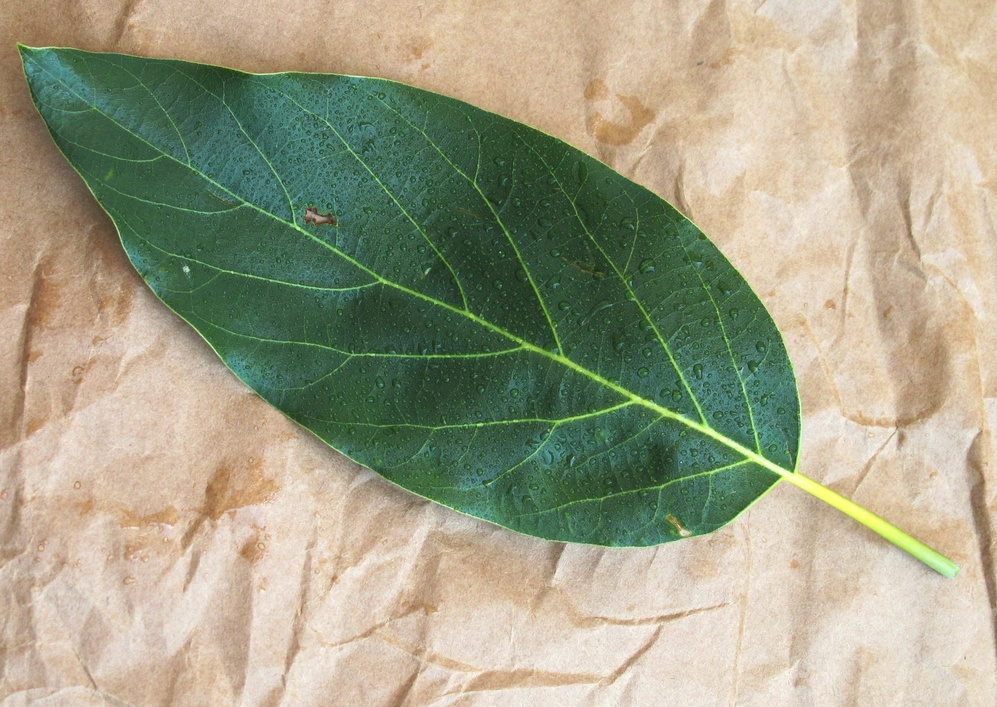
#> input picture DeepLearning/Day16/img.jpg, 997 x 707 px, shrunk from 2683 x 1903 before the run
$ python edgedetection.py   (older library calls are emulated)
#> lines starting #> are read from the running program, lines starting #| are printed output that depends on the picture; after the words box and inside, x2 and y2 are one past the last pixel; in counts of white or black regions, pixels touching at a corner belong together
import cv2

image = cv2.imread("img.jpg")
#> image is the input picture: shape (707, 997, 3); mean B, G, R 134.6, 159.9, 161.1
gray = cv2.cvtColor(image, cv2.COLOR_BGR2GRAY)
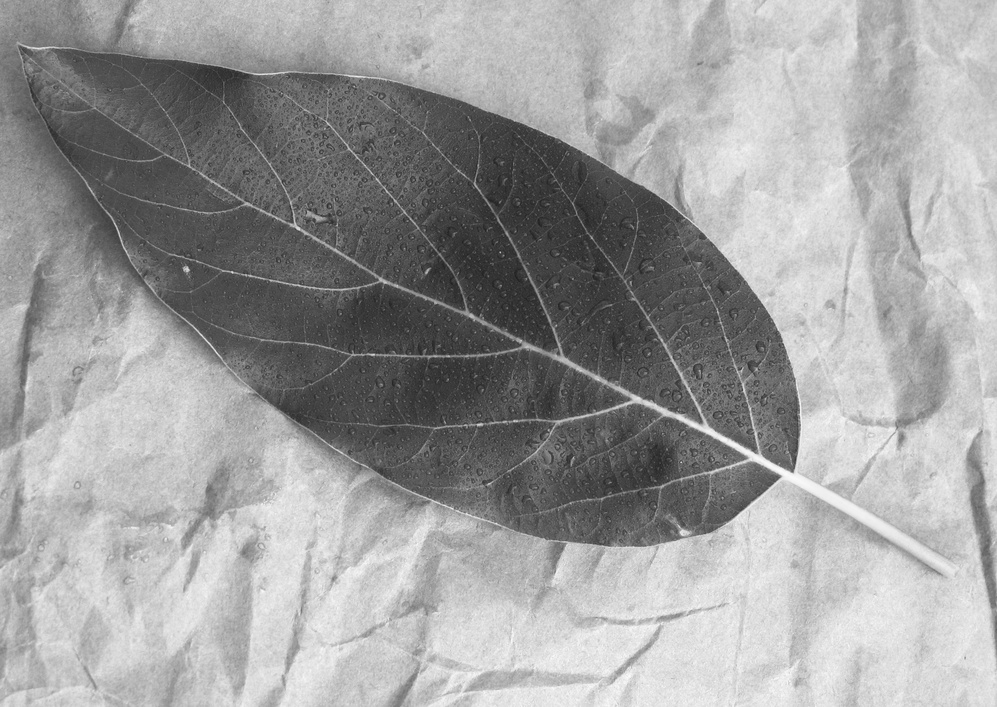
#> gray: shape (707, 997); min 31, max 252, mean 157.4

# apply guassian blur
blur = cv2.GaussianBlur(gray, (5,5), 0 )

# sobel edge detection
sobely = cv2.Sobel(blur, cv2.CV_64F, 1, 0) # find vertical edges
sobelx = cv2.Sobel(blur, cv2.CV_64F, 0, 1) # find horizontal edges

sobel = cv2.addWeighted(sobely, 0.5, sobelx, 0.5, 0)
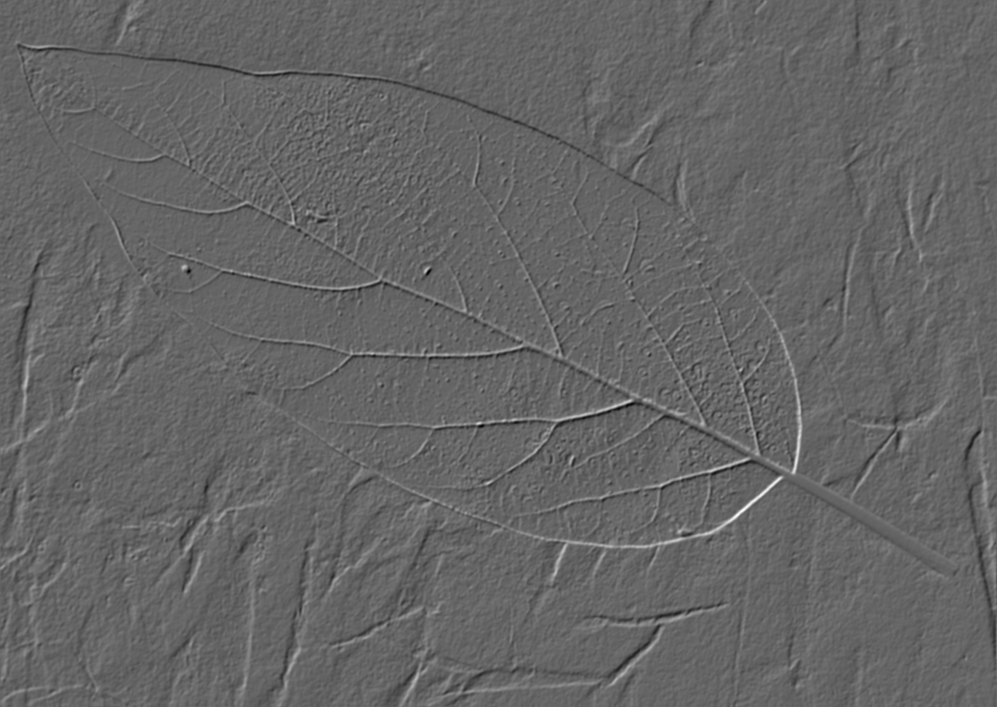
#> sobel: shape (707, 997) float64; min -172, max 260, mean 0.3; drawn with min black and max white

# laplacian edge detection
laplacian = cv2.Laplacian(blur, cv2.CV_64F)
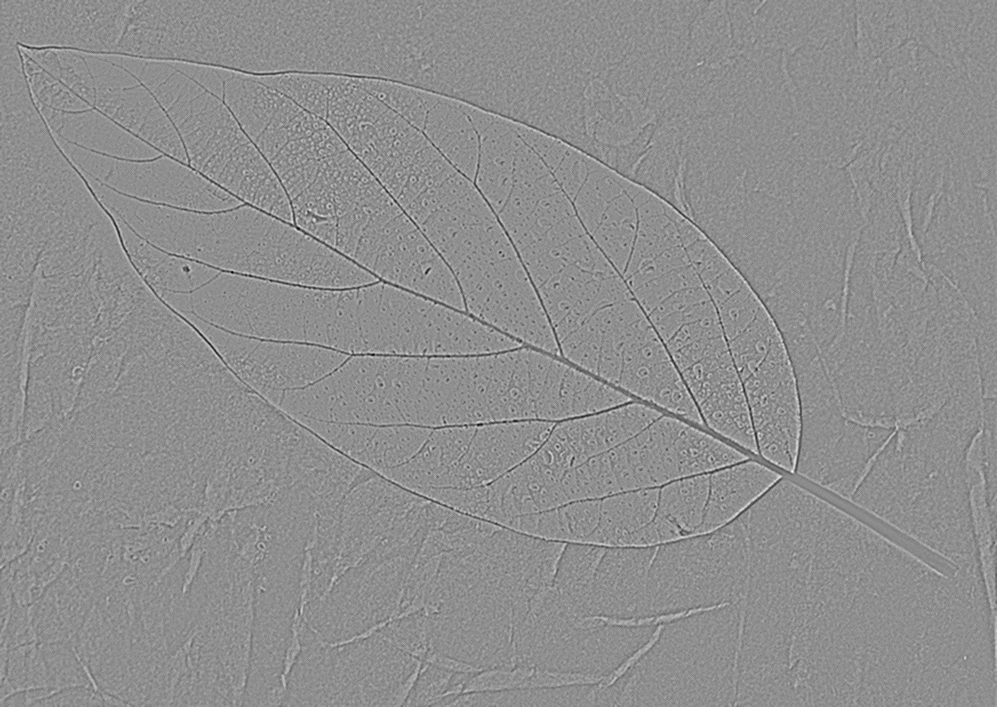
#> laplacian: shape (707, 997) float64; min -55, max 43, mean 0; drawn with min black and max white

# canny edge detection
canny = cv2.Canny(blur, 100, 200)
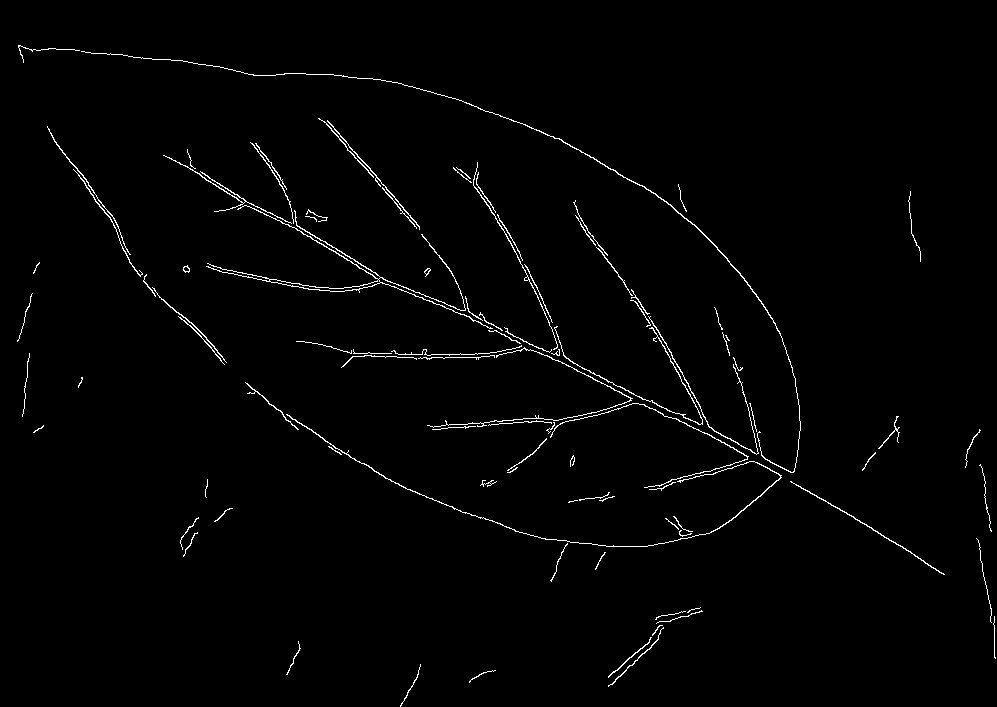
#> canny: shape (707, 997); 1.4% white in thin lines or dots

cv2.imshow("Original Image", image)
cv2.imshow("Sobel Edge Detection", sobel)
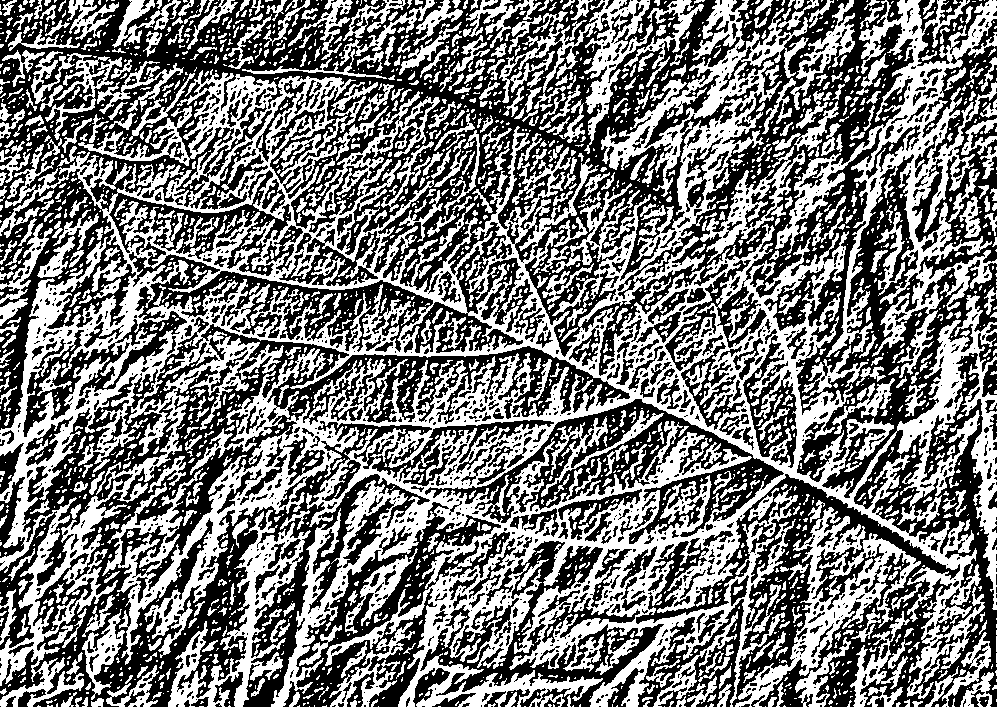
#> window 'Sobel Edge Detection': shape (707, 997); 47.4% white; 2664 white regions (1883 under 20 px), largest, box (x1, y1, x2, y2) and area: (0, 0, 997, 707) 198695, (775, 0, 997, 378) 19446, (735, 507, 921, 707) 7607
cv2.imshow("Laplacian Edge Detection", laplacian)
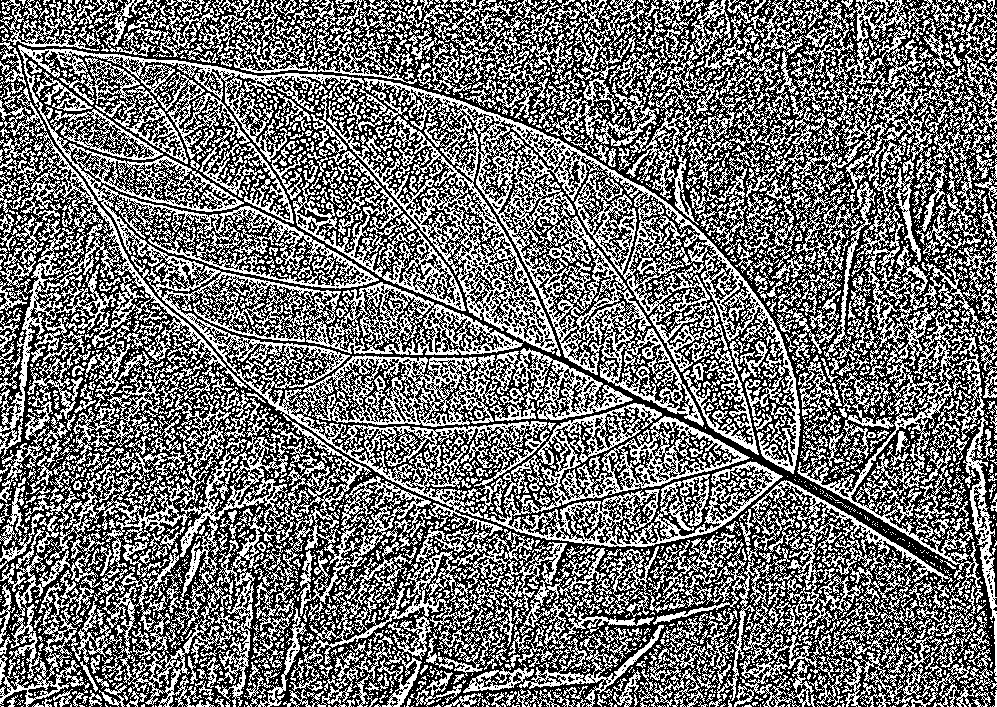
#> window 'Laplacian Edge Detection': shape (707, 997); 44.6% white in thin lines or dots
cv2.imshow("Canny Edge Detection", canny)

cv2.waitKey(0)
cv2.destroyAllWindows()
